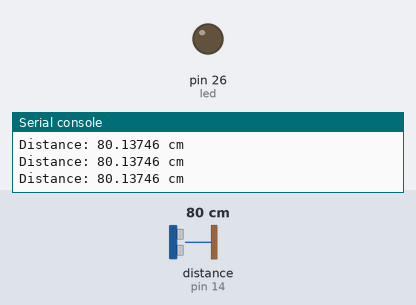
Simulated run of this program. Board: MicroPython board. Parts: output pins drawn as LEDs (lit = HIGH), the last lines printed to the serial console. The inputs (shaded band) are chosen by the test bench; at power-on: distance to the obstacle (sensor on pin 14) 80 cm. The echo pulse lasts 58.3 µs per cm; pins used as bus, display or sensor lines are not drawn.

Above: at 1.2 s.
1.3 s: distance to the obstacle (sensor on pin 14) set to 33 cm
2.8 s: distance to the obstacle (sensor on pin 14) set to 27 cm
At 4.0 s:
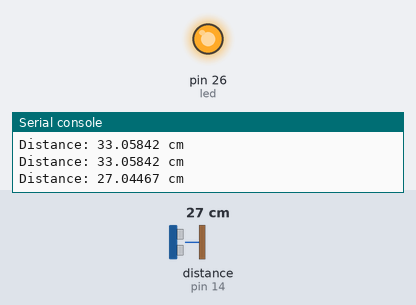
4.3 s: distance to the obstacle (sensor on pin 14) set to 35 cm
At 5.8 s:
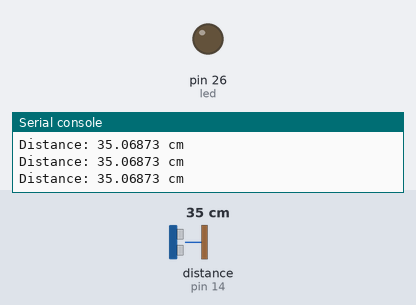
6.3 s: distance to the obstacle (sensor on pin 14) set to 2 cm
At 6.8 s:
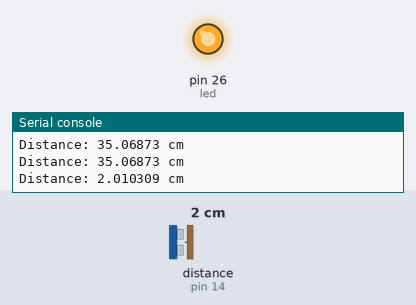
Timing chart, 0 to 8.8 s (numbered marks = the images above; inputs shaded):
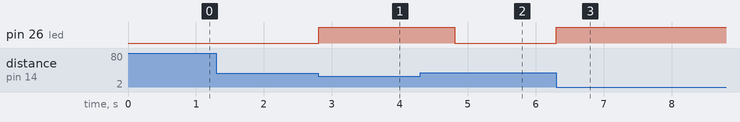

The program:

cap.py
```python
from machine import Pin, time_pulse_us
import time

# Pin setup
trigger = Pin(12, Pin.OUT)  # Trig pin
echo = Pin(14, Pin.IN)      # Echo pin
led = Pin(26, Pin.OUT)      # LED pin

# Function to measure distance
def measure_distance():
    # Send a 10us pulse to trigger
    trigger.off()
    time.sleep_us(2)
    trigger.on()
    time.sleep_us(10)
    trigger.off()

    # Measure the duration of the echo pulse
    pulse_duration = time_pulse_us(echo, 1, 30000)  # Max 30ms waiting for echo
    if pulse_duration < 0:
        return None  # If there's an error in measurement

    # Calculate distance (in cm)
    distance = (pulse_duration / 2) / 29.1
    return distance

# Main loop
while True:
    distance = measure_distance()

    if distance is not None:
        print("Distance:", distance, "cm")
        # Turn LED on if the object is closer than 20 cm
        if distance < 30:
            led.on()
            time.sleep(2)
        else:
            led.off()

    time.sleep(0.000001)  # Wait for a second before next measurement
```

Measured:
- the behaviour switches between 30 and 29 cm on distance to the obstacle (sensor on pin 14) (found by bisection; images 0 and 1)
- after the input at 2.8 s, pin 26 (led): LOW → HIGH at once
- after the input at 4.3 s, pin 26 (led): HIGH → LOW after 0.51 s
- after the input at 6.3 s, pin 26 (led): LOW → HIGH at once
